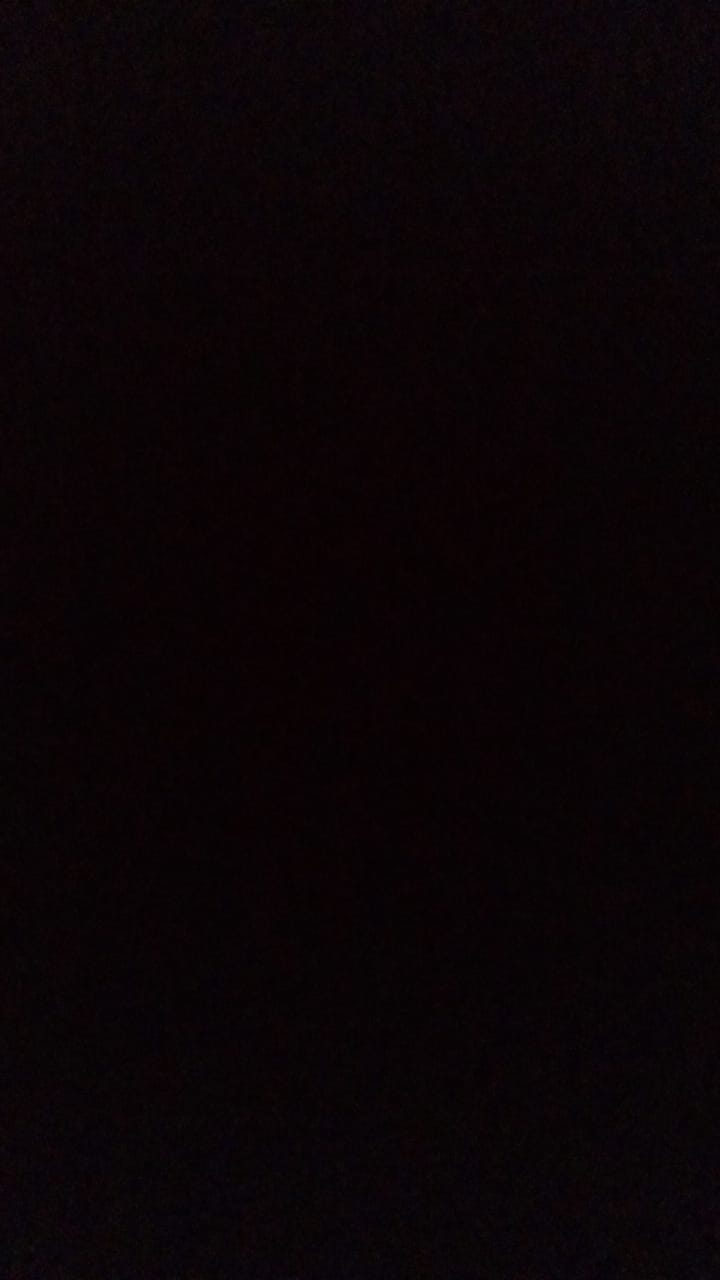
#> input picture sensor/index.jpeg, 720 x 1280 px; its folder holds only this picture in this run
$ jupyter execute --allow-errors sensor.ipynb   (shell and % lines are left out)
#> lines starting #> are read from the running program, lines starting #| are printed output that depends on the picture
[cell 1]
import cv2
import numpy as np
import matplotlib.pyplot as plt

[cell 2]
from glob import glob
img_fnames = glob('*.jpeg')
print(img_fnames)

[cell 3]
imgs = []
for fname in img_fnames:
    img = cv2.imread(fname)
#> img is the input picture: shape (1280, 720, 3); mean B, G, R 6.1, 3.7, 10.4
    img = cv2.cvtColor(img, cv2.COLOR_BGR2RGB)
    if img.shape[0] > img.shape[1]:
        img = cv2.transpose(img)
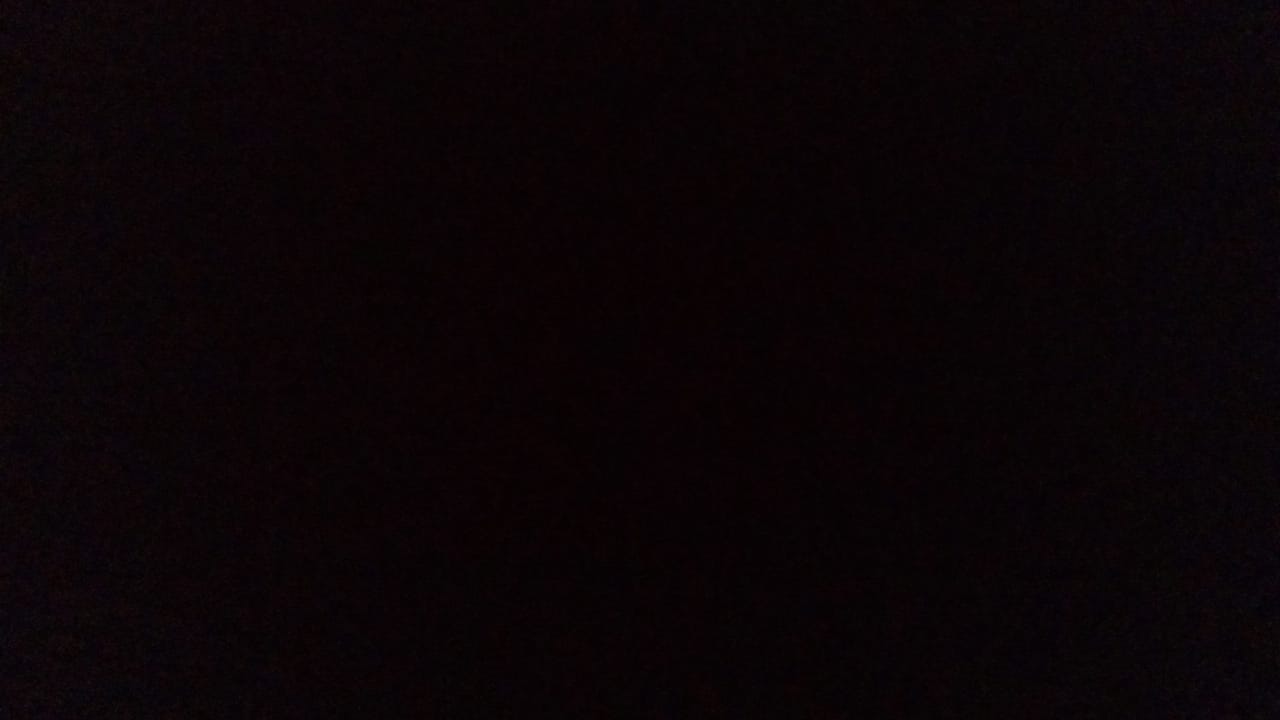
#> img: shape (720, 1280, 3); mean R, G, B 10.4, 3.7, 6.1
    imgs.append(img)

[cell 4]
# Vamos a mostrar una de las fotos a ver qué salió, ¡tendría que ser todo negro!

img = cv2.imread("black.jpeg")

# pasamos a RGB (acuérdense que OpenCV usa BGR!)
#> (the rest of this cell did not finish here and is left out)

[cell 5]
print("Menor intensidad =", np.min([img]))
#| Menor intensidad = None
print("Mayor intensidad =", np.max([img]))
#| Mayor intensidad = None

[cell 6]
img_norm = cv2.normalize(img, 0, 255, norm_type=cv2.NORM_INF)
# ojo acá al normalizar es común usar NORM_MINMAX, si el mínimo de la imagen es 0 entonces son lo mismo,
# pero si llegara a ser distinto de cero entonces NORM_MINMAX correría el mínimo a cero y perderíamos
# información de ruido, en este caso sería un offset. NORM_INF nos da la norma infinito de la matriz
# (el máximo de los valores absolutos de los elementos).
print("Mayor intensidad =", np.max([img_norm]))
#| Mayor intensidad = None

#> (the rest of this cell did not finish here and is left out)

[cell 7]
img_promedio = np.zeros_like(imgs[0])
n = len(imgs)
#> n = 1
for img in imgs:
    img_promedio = img_promedio + img/n
#> this loop made 1 pass
#> pass 1, `img_promedio = img_promedio + img/n`:
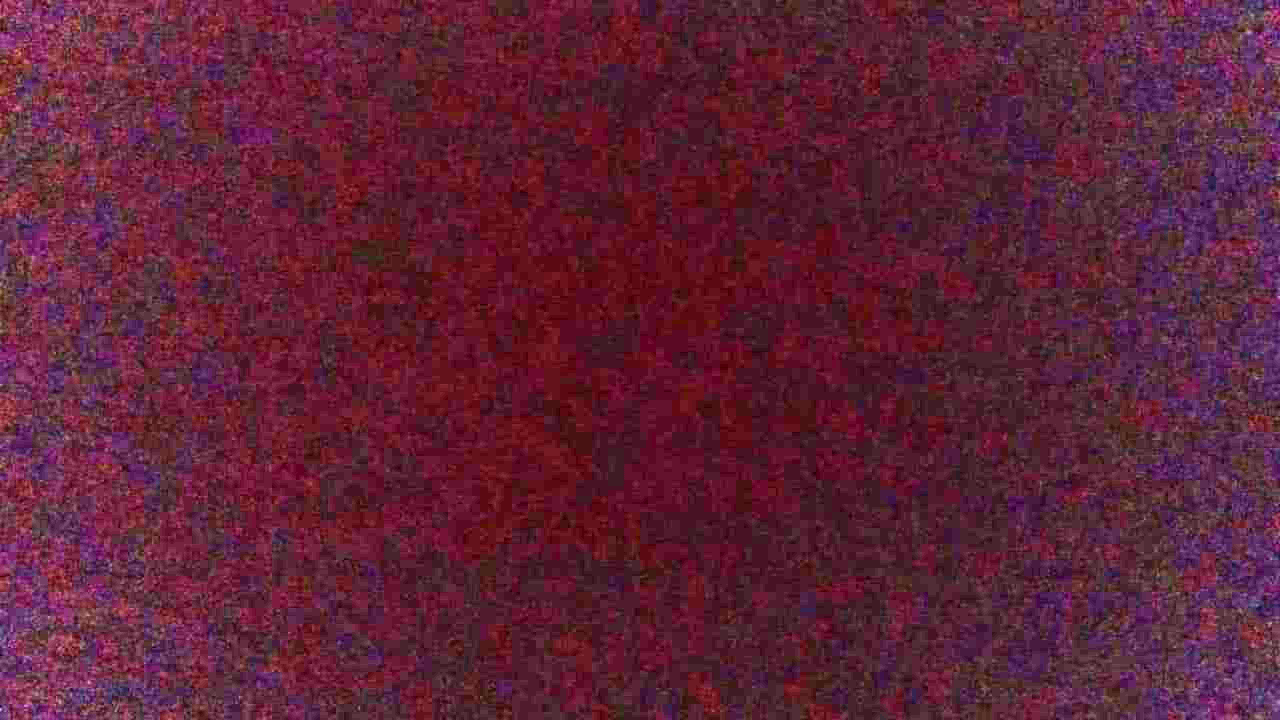
#> img_promedio: shape (720, 1280, 3) float64; mean R, G, B 10.4, 3.7, 6.1; drawn with min black and max white

img_promedio = img_promedio.astype(np.uint8)

plt.imshow(img_promedio)

[cell 8]
img_promedio_norm = cv2.normalize(img_promedio, 0, 255, norm_type=cv2.NORM_INF)
plt.imshow(img_promedio_norm)

imgs_np = np.stack(imgs)

# Media:
img_media = np.mean(imgs_np, axis=0)

# desvío:
img_std = np.std(imgs_np, axis=0)
#> img_std: shape (720, 1280, 3) float64; every value is 0

print(imgs_np.shape)
#| (1, 720, 1280, 3)
print(img_media.shape)
#| (720, 1280, 3)
print(img_std.shape)
#| (720, 1280, 3)

[cell 9]
img_media = np.mean(imgs_np, axis=0)

# desvío:
img_std = np.std(imgs_np, axis=0)

[cell 10]
img = cv2.imread(img_fnames[0])

img_rgb = cv2.cvtColor(img, cv2.COLOR_BGR2RGB)
plt.imshow(img_rgb)

alto = img.shape[1]
#> alto = 720
ancho = img.shape[0]
#> ancho = 1280

def dibujar_contorno(mat):
    fig = plt.figure()
    X, Y = np.meshgrid(range(ancho), range(alto))
    Z = mat
#> Z: shape (720, 1280) float64; every value is 0

    # decimación para no matar la compu calculando contornos!
    dec = 16

    fig = plt.figure(figsize=(16,12))
    cp = plt.contourf(X[::dec], Y[::dec], Z[::dec])
    fig.colorbar(cp)
    plt.show()

print('Std Rojo')
dibujar_contorno(img_std[:,:,0])
print('Std Verde')
dibujar_contorno(img_std[:,:,1])
print('Std Azul')
dibujar_contorno(img_std[:,:,2])
print('Media Rojo')
dibujar_contorno(img_media[:,:,0])
print('Media Verde')
dibujar_contorno(img_media[:,:,1])
print('Media Azul')
dibujar_contorno(img_media[:,:,2])
#> in dibujar_contorno (call 6), `Z = mat`:
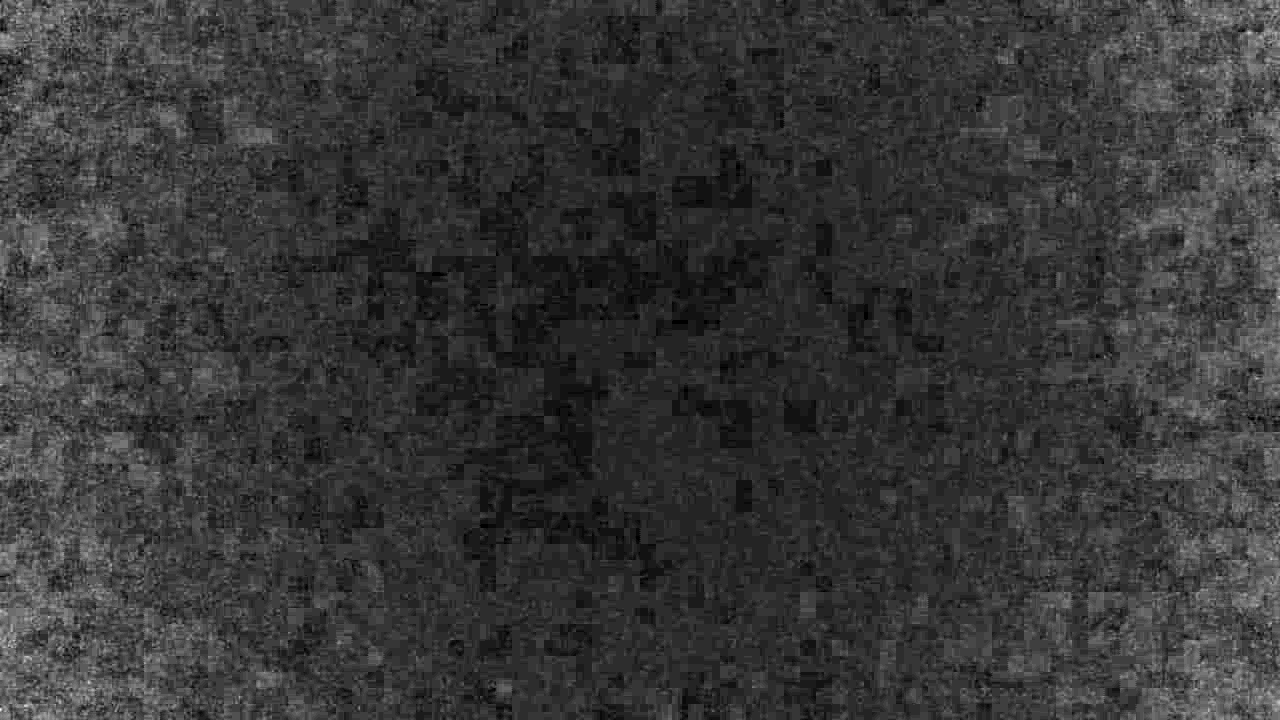
#> Z: shape (720, 1280) float64; min 0, max 28, mean 6.1; drawn with min black and max white

[cell 11]
dec = 100

todos_los_rojos_std = np.ravel(img_std[:,:,0])
todos_los_rojos_media = np.ravel(img_media[:,:,0])

todos_los_verdes_std = np.ravel(img_std[:,:,1])
todos_los_verdes_media = np.ravel(img_media[:,:,1])

todos_los_azules_std = np.ravel(img_std[:,:,2])
todos_los_azules_media = np.ravel(img_media[:,:,2])

plt.figure(figsize=(10,10))
plt.xlabel('media')
plt.ylabel('desvío')
cb = plt.hist2d(todos_los_rojos_media[::dec], todos_los_rojos_std[::dec], bins=100)
 # plt.colorbar(cb)

plt.figure(figsize=(10,10))
plt.xlabel('media')
plt.ylabel('desvío')
cb = plt.hist2d(todos_los_verdes_media[::dec], todos_los_verdes_std[::dec], bins=100)
 # plt.colorbar(cb)

plt.figure(figsize=(10,10))
plt.xlabel('media')
plt.ylabel('desvío')
cb = plt.hist2d(todos_los_azules_media[::dec], todos_los_azules_std[::dec], bins=100)
 # plt.colorbar(cb)
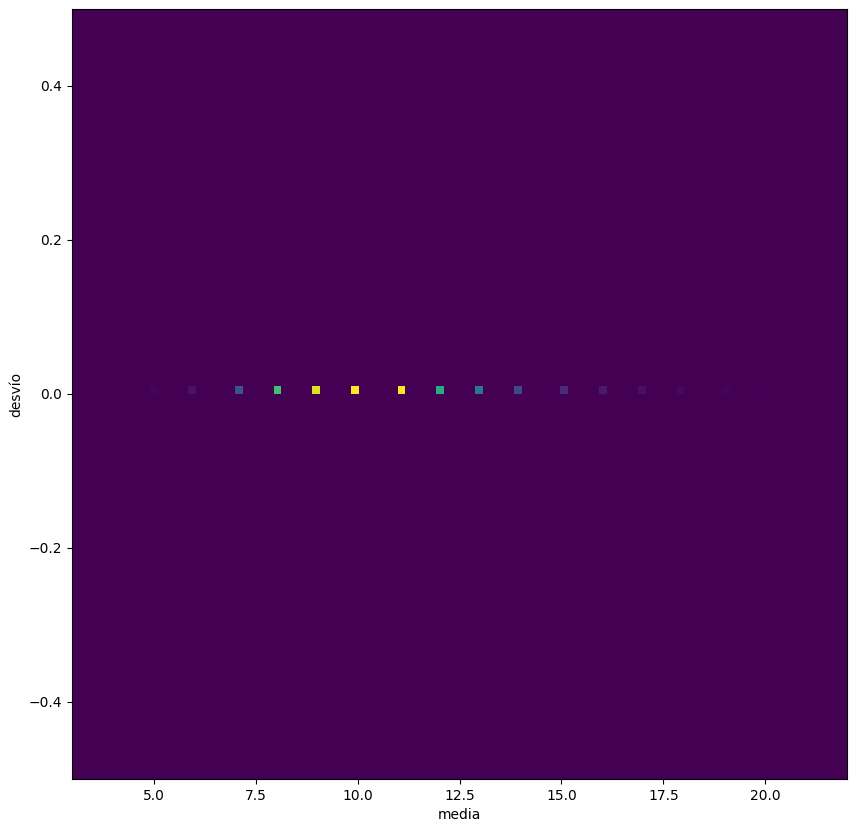
#> figure drawn by matplotlib, 1 panel

[cell 12]
dec = 100
plt.figure(figsize=(10,10))
plt.title('Histograma')
todos_los_rojos = np.ravel(imgs_np[:,:,:,0])
todos_los_verdes = np.ravel(imgs_np[:,:,:,1])
todos_los_azules = np.ravel(imgs_np[:,:,:,2])
plt.grid()
i_max = 50
_ = plt.hist(todos_los_rojos[::dec], bins=range(i_max), color='red',histtype='step', linewidth=2.0)
_ = plt.hist(todos_los_verdes[::dec], bins=range(i_max), color='green', histtype='step', linewidth=2.0)
_ = plt.hist(todos_los_azules[::dec], bins=range(i_max), color='blue', histtype='step', linewidth=2.0)

_ = plt.hist(np.ravel(imgs_np)[::dec], bins=range(i_max), color='black', histtype='step', linewidth=2.0)
plt.legend(['rojo', 'verde', 'azul', 'total'])
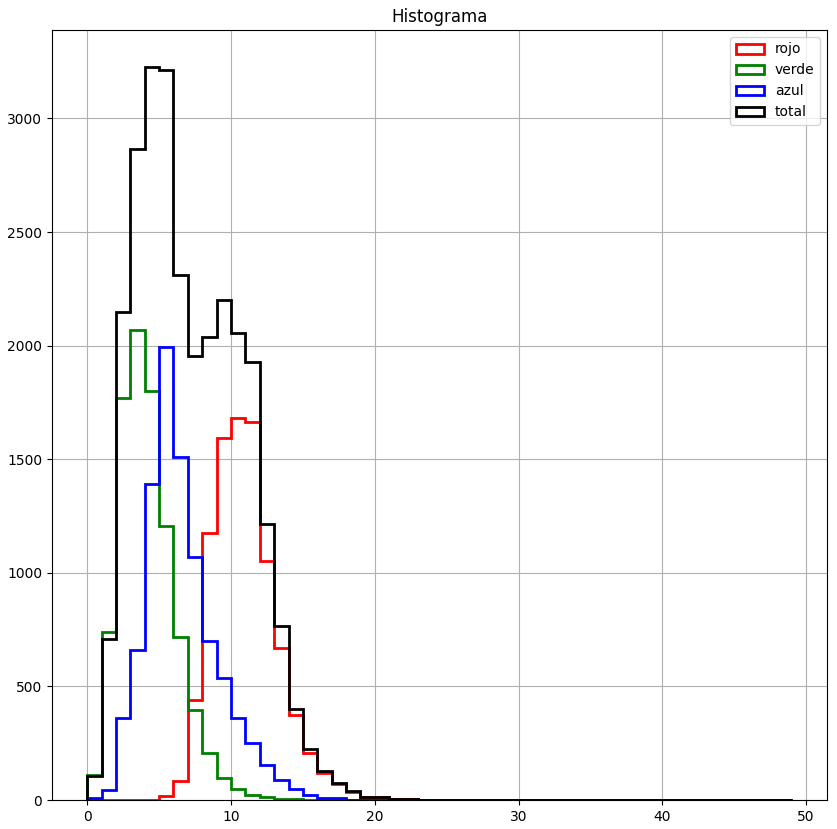
#> figure drawn by matplotlib, 1 panel

$ run again, on sensor/black.jpeg
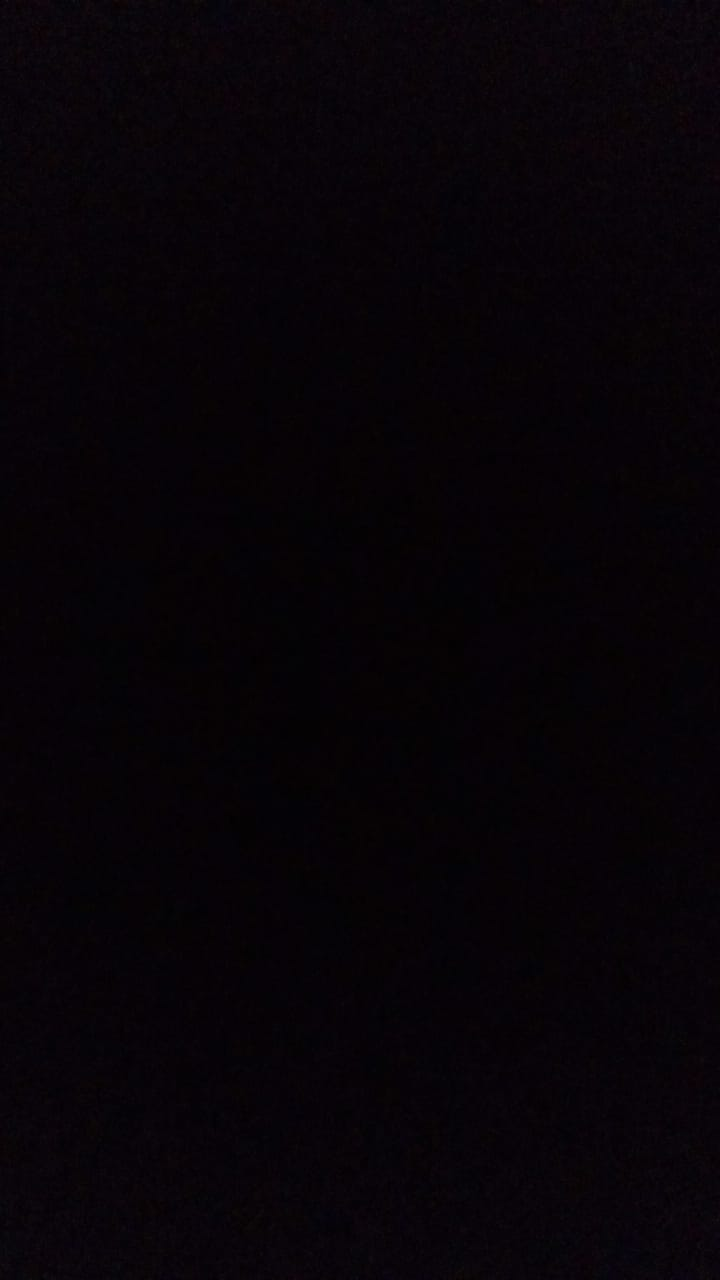
#> input picture sensor/black.jpeg, 720 x 1280 px
#> img is the input picture: shape (1280, 720, 3); mean B, G, R 7.6, 3.1, 7.4
#| Menor intensidad = 0
#| Mayor intensidad = 28
#> `img_norm = cv2.normalize(img, 0, 255, norm_type=cv2.NORM_INF)`:
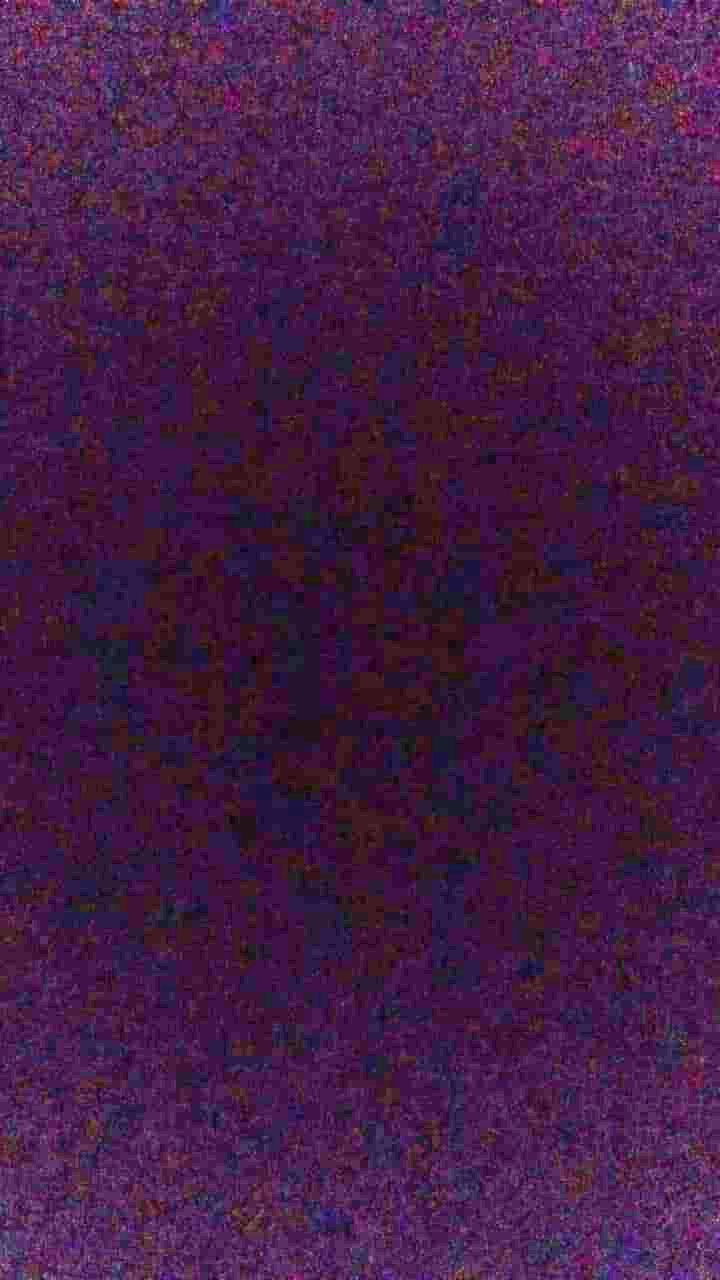
#> img_norm: shape (1280, 720, 3); mean B, G, R 69.6, 27.7, 67.7
#| Mayor intensidad = 255
#> n = 1
#> the loop `for img in imgs:` made 1 pass
#> img_std: shape (720, 1280, 3) float64; every value is 0
#| (1, 720, 1280, 3)
#| (720, 1280, 3)
#| (720, 1280, 3)
#> Z: shape (720, 1280) float64; every value is 0
#> `[cell 12] dec = 100 plt.figure(figsize=(10,10)) plt.title('Histograma'..`:
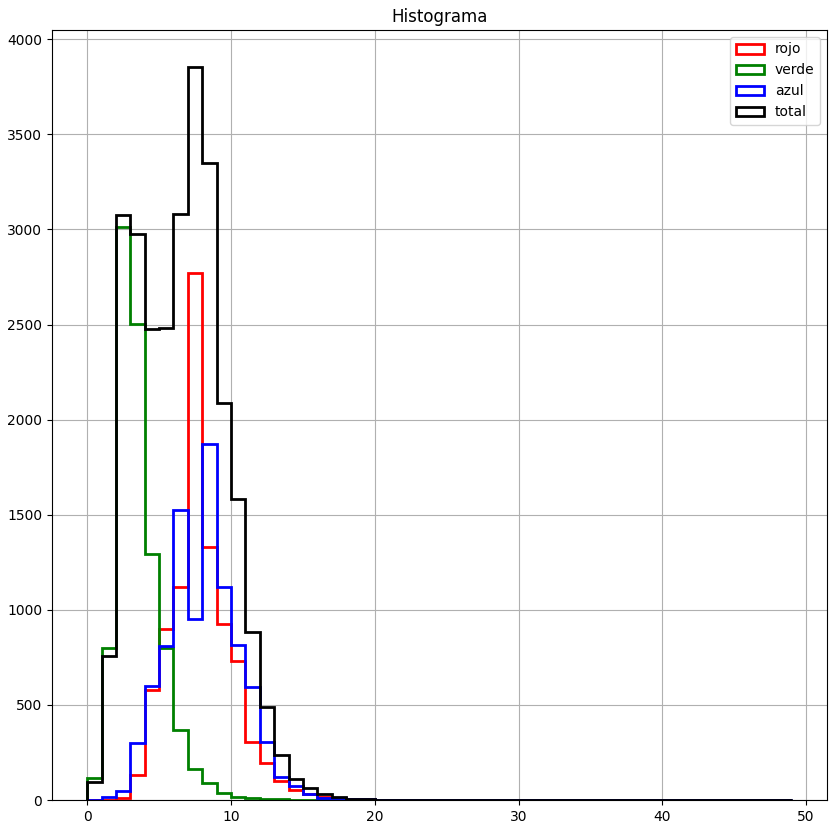
#> figure drawn by matplotlib, 1 panel
